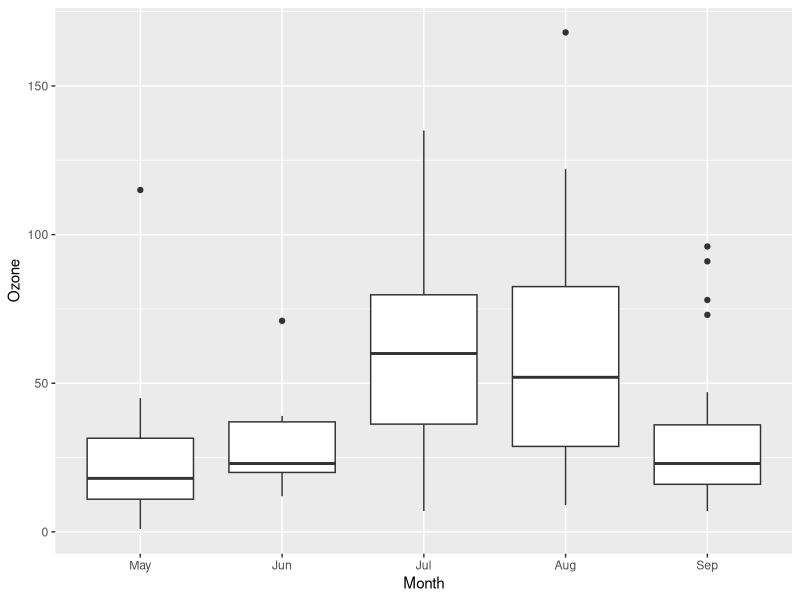

This chart was generated by the following R code:
library(datasets)
library(ggplot2)

data(airquality)
airquality$Month <- factor(airquality$Month,
                           labels = c("May", "Jun", "Jul", "Aug", "Sep"))
p10 <- ggplot(airquality, aes(x = Month, y = Ozone)) +
  geom_boxplot()
p10